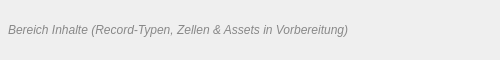
<?xml version="1.0" encoding="UTF-8"?>
<ui version="4.0">
 <class>Section_Mod_Statistics_Content</class>
 <widget class="QWidget" name="Section_Mod_Statistics_Content">
  <property name="geometry">
   <rect>
    <x>0</x>
    <y>0</y>
    <width>500</width>
    <height>60</height>
   </rect>
  </property>
  <layout class="QVBoxLayout" name="main_layout">
   <property name="leftMargin">
    <number>8</number>
   </property>
   <property name="topMargin">
    <number>6</number>
   </property>
   <property name="rightMargin">
    <number>8</number>
   </property>
   <property name="bottomMargin">
    <number>6</number>
   </property>
   <item>
    <widget class="QLabel" name="lbl_placeholder">
     <property name="styleSheet">
      <string notr="true">color: #888888; font-style: italic;</string>
     </property>
     <property name="text">
      <string>Bereich Inhalte (Record-Typen, Zellen &amp; Assets in Vorbereitung)</string>
     </property>
    </widget>
   </item>
  </layout>
 </widget>
 <resources/>
 <connections/>
</ui>
